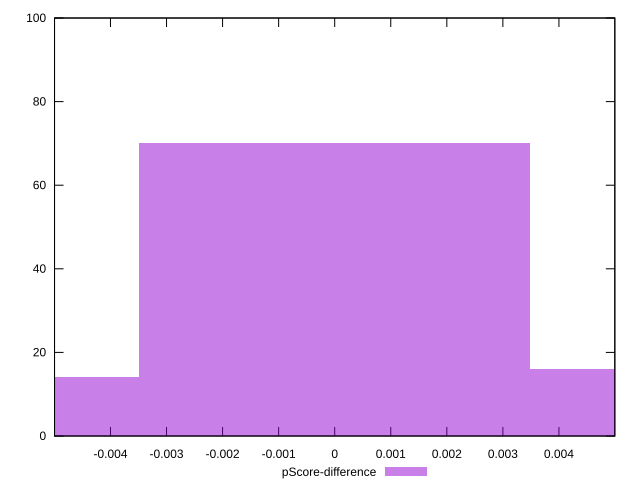

Generate this figure with gnuplot:
reset

$pScoreDifference <<EOF
0 70
-0.006976673209627777 14
0.006976673209627777 16
EOF

set key outside below
set boxwidth 0.006976673209627777
set xrange [-0.00499783859589667:0.004996952868503435]
set yrange [0:100]
set trange [0:100]
set style fill transparent solid 0.5 noborder
set terminal svg size 640, 490 enhanced background rgb 'white'
set output "report_00013_2021-02-09T12-04-24.940Z/speed-index/samples/pages/pScore-difference/histogram.svg"

plot $pScoreDifference title "pScore-difference" with boxes

reset
